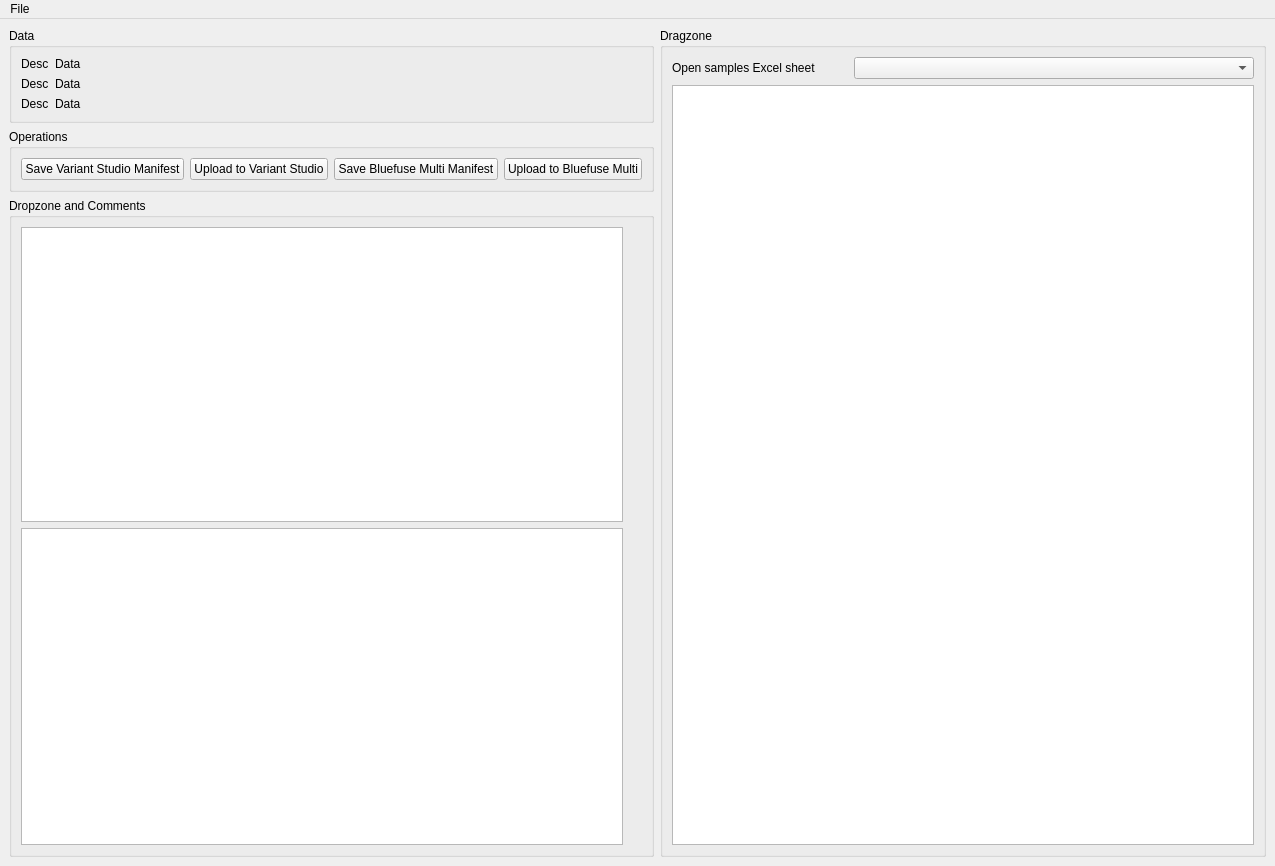
<?xml version="1.0" encoding="UTF-8"?>
<ui version="4.0">
 <class>MainWindow</class>
 <widget class="QMainWindow" name="MainWindow">
  <property name="geometry">
   <rect>
    <x>0</x>
    <y>0</y>
    <width>1275</width>
    <height>866</height>
   </rect>
  </property>
  <property name="windowTitle">
   <string>Array upload</string>
  </property>
  <widget class="QWidget" name="centralwidget">
   <layout class="QVBoxLayout" name="verticalLayout">
    <item>
     <layout class="QHBoxLayout" name="horizontalLayout">
      <item>
       <layout class="QVBoxLayout" name="verticalLayout_2">
        <item>
         <widget class="QGroupBox" name="groupBox_4">
          <property name="maximumSize">
           <size>
            <width>16777215</width>
            <height>16777215</height>
           </size>
          </property>
          <property name="title">
           <string>Data</string>
          </property>
          <layout class="QFormLayout" name="formLayout">
           <item row="0" column="0">
            <widget class="QLabel" name="label_d1">
             <property name="text">
              <string>Desc</string>
             </property>
            </widget>
           </item>
           <item row="0" column="1">
            <widget class="QLabel" name="label_d1_data">
             <property name="text">
              <string>Data</string>
             </property>
            </widget>
           </item>
           <item row="1" column="0">
            <widget class="QLabel" name="label_d2">
             <property name="text">
              <string>Desc</string>
             </property>
            </widget>
           </item>
           <item row="1" column="1">
            <widget class="QLabel" name="label_d2_data">
             <property name="text">
              <string>Data</string>
             </property>
            </widget>
           </item>
           <item row="2" column="0">
            <widget class="QLabel" name="label_d3">
             <property name="text">
              <string>Desc</string>
             </property>
            </widget>
           </item>
           <item row="2" column="1">
            <widget class="QLabel" name="label_d3_data">
             <property name="text">
              <string>Data</string>
             </property>
            </widget>
           </item>
          </layout>
         </widget>
        </item>
        <item>
         <widget class="QGroupBox" name="groupBox_2">
          <property name="title">
           <string>Operations</string>
          </property>
          <layout class="QHBoxLayout" name="horizontalLayout_5">
           <item>
            <layout class="QHBoxLayout" name="horizontalLayout_3">
             <item>
              <widget class="QPushButton" name="pushButton_save_vsm">
               <property name="text">
                <string>Save Variant Studio Manifest</string>
               </property>
              </widget>
             </item>
             <item>
              <widget class="QPushButton" name="pushButton_up_vsm">
               <property name="text">
                <string>Upload to Variant Studio</string>
               </property>
              </widget>
             </item>
             <item>
              <widget class="QPushButton" name="pushButton_save_bf">
               <property name="text">
                <string>Save Bluefuse Multi Manifest</string>
               </property>
              </widget>
             </item>
             <item>
              <widget class="QPushButton" name="pushButton_up_bf">
               <property name="text">
                <string>Upload to Bluefuse Multi</string>
               </property>
              </widget>
             </item>
            </layout>
           </item>
          </layout>
         </widget>
        </item>
        <item>
         <widget class="QGroupBox" name="groupBox_3">
          <property name="title">
           <string>Dropzone and Comments</string>
          </property>
          <layout class="QVBoxLayout" name="verticalLayout_5">
           <item>
            <widget class="QTableWidget" name="tableWidget_dropzone">
             <property name="minimumSize">
              <size>
               <width>602</width>
               <height>295</height>
              </size>
             </property>
             <property name="maximumSize">
              <size>
               <width>602</width>
               <height>295</height>
              </size>
             </property>
            </widget>
           </item>
           <item>
            <widget class="QTextEdit" name="textEdit_comment">
             <property name="minimumSize">
              <size>
               <width>602</width>
               <height>0</height>
              </size>
             </property>
             <property name="maximumSize">
              <size>
               <width>602</width>
               <height>16777215</height>
              </size>
             </property>
            </widget>
           </item>
          </layout>
         </widget>
        </item>
       </layout>
      </item>
      <item>
       <layout class="QVBoxLayout" name="verticalLayout_3">
        <item>
         <widget class="QGroupBox" name="groupBox">
          <property name="title">
           <string>Dragzone</string>
          </property>
          <layout class="QVBoxLayout" name="verticalLayout_4">
           <item>
            <layout class="QHBoxLayout" name="horizontalLayout_2">
             <item>
              <widget class="QLabel" name="label">
               <property name="text">
                <string>Open samples Excel sheet</string>
               </property>
              </widget>
             </item>
             <item>
              <widget class="QComboBox" name="comboBox">
               <property name="minimumSize">
                <size>
                 <width>400</width>
                 <height>0</height>
                </size>
               </property>
              </widget>
             </item>
            </layout>
           </item>
           <item>
            <widget class="QTableWidget" name="tableWidget_XLS"/>
           </item>
          </layout>
         </widget>
        </item>
       </layout>
      </item>
     </layout>
    </item>
   </layout>
   <zorder></zorder>
   <zorder>verticalLayoutWidget</zorder>
   <zorder>textEdit_comment</zorder>
   <zorder></zorder>
   <zorder>label_2</zorder>
   <zorder>groupBox_2</zorder>
   <zorder>tableWidget_XLS</zorder>
   <zorder>verticalLayoutWidget_2</zorder>
   <zorder>label</zorder>
   <zorder></zorder>
  </widget>
  <widget class="QMenuBar" name="menubar">
   <property name="geometry">
    <rect>
     <x>0</x>
     <y>0</y>
     <width>1275</width>
     <height>21</height>
    </rect>
   </property>
   <widget class="QMenu" name="menuFile">
    <property name="title">
     <string>File</string>
    </property>
    <addaction name="actionPreferences"/>
   </widget>
   <addaction name="menuFile"/>
  </widget>
  <action name="actionPreferences">
   <property name="text">
    <string>Preferences</string>
   </property>
  </action>
 </widget>
 <resources/>
 <connections/>
</ui>
